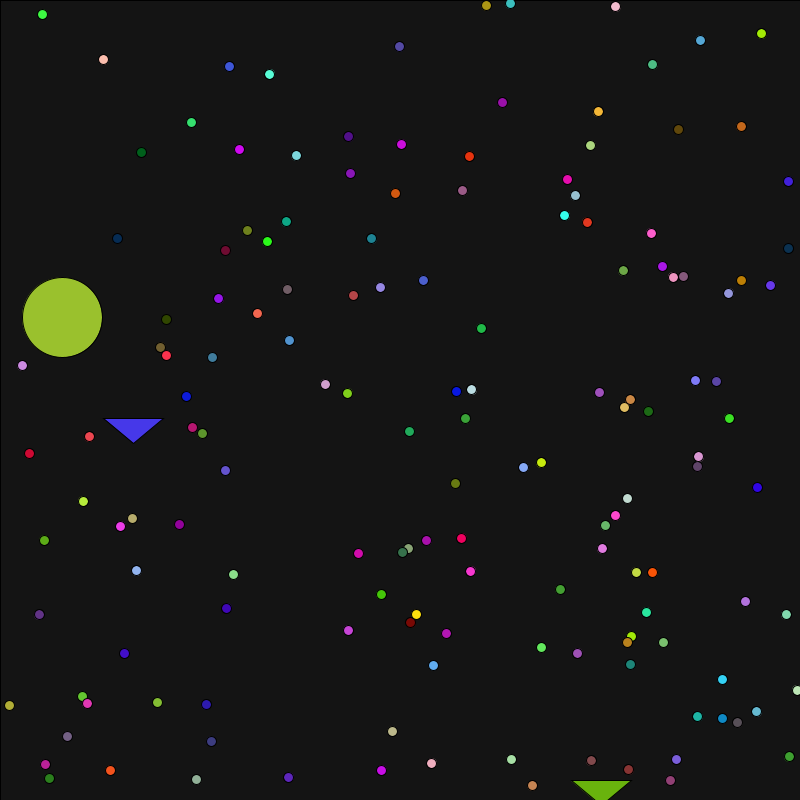
Frame 1 (no input)
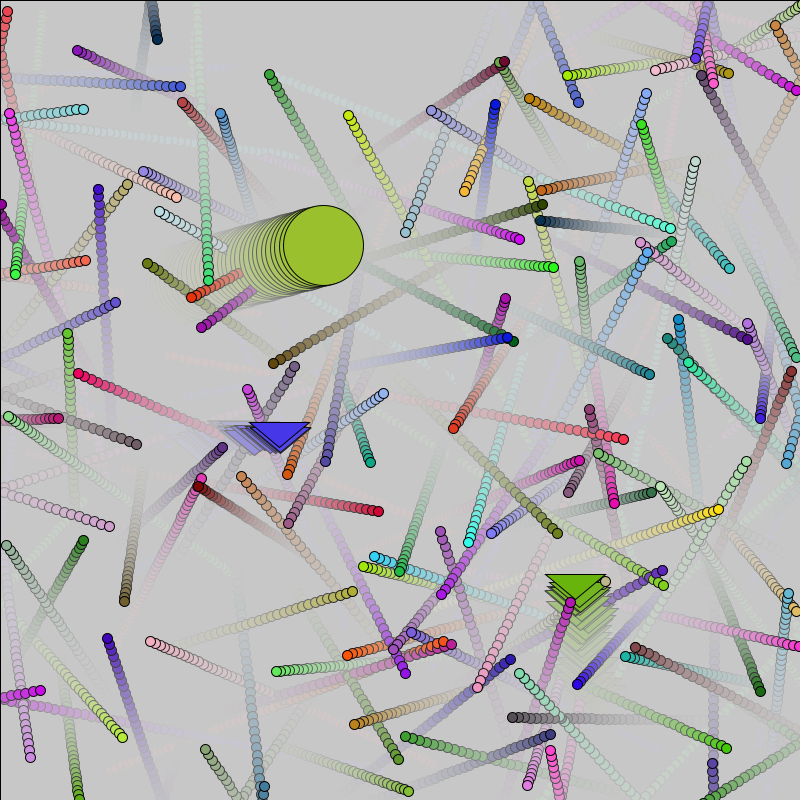
Frame 60 (the mouse pressed at the canvas centre just before this capture)
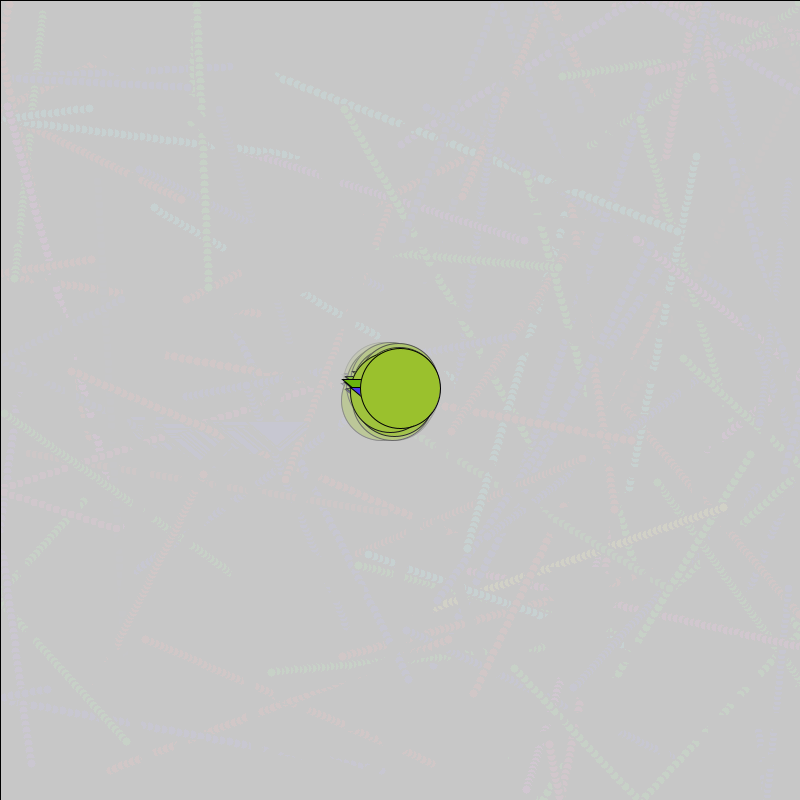
Frame 120 (the mouse held since frame 60 and released just before this capture)

The Processing sketch that drew these frames (run headless with seeded random() and noise(); from frame 60 on, the mouse is pressed at the canvas centre):

// Processing sketch: Space
// ── Space.pde
//Declare your variables here
// so try declaring one Particle first, then instantiate it in setup, and use move and show in draw()
Normal[] normal = new Normal[150];
Oddball[] oddball = new Oddball[2];
Jumbo[] jumbo = new Jumbo[1];
void setup() {
	//your code here
  size(800, 800);
  background(0);
  for (int i = 0; i < normal.length; i++){
    normal[i] = new Normal((double)(Math.random() * 800), (double)(Math.random() * 800), (double)(Math.random() * 360), (double)((Math.random() - 2) * 4), (int)(Math.random() * 255), (int)(Math.random() * 255), (int)(Math.random() * 255));
  }
  for (int i = 0; i < oddball.length; i++){
    oddball[i] = new Oddball((double)(Math.random() * 800), (double)(Math.random() * 800), (double)(Math.random() * 360), (double)((Math.random() - 2) * 4), (int)(Math.random() * 255), (int)(Math.random() * 255), (int)(Math.random() * 255));
  }
  for (int i = 0; i < jumbo.length; i++){
    jumbo[i] = new Jumbo((double)(Math.random() * 800), (double)(Math.random() * 800), (double)(Math.random() * 360), (double)((Math.random() - 2) * 4), (int)(Math.random() * 255), (int)(Math.random() * 255), (int)(Math.random() * 255));
  }
} //end of setup
 

void draw() {
	//your code here
  fill(200, 25);
    rect(0, 0, width, height);
  for(int i = 0; i < normal.length; i++){
    normal[i].show();
  }
  for(int i = 0; i < normal.length; i++){
    normal[i].move();
  }
  for(int i = 0; i < oddball.length; i++){
    oddball[i].show();
  }
  for(int i = 0; i < oddball.length; i++){
    oddball[i].move();
  }
  for(int i = 0; i < jumbo.length; i++){
    jumbo[i].show();
    jumbo[i].move();
  }

} //end of draw

// ── Jumbo.pde
public class Jumbo extends Normal{
  public Jumbo(double x_pos, double y_pos, double Angle, double Speed, int c1, int c2, int c3){
    super(x_pos, y_pos, Angle, Speed, c1, c2, c3);
  }
  
  void show(){
    pushMatrix();
    translate((float)x_pos, (float)y_pos);
    fill(clr1, clr2, clr3);
    ellipse(0, 0, 80, -80);
    popMatrix();
  }
}

// ── Normal.pde
class Normal {
  double x_pos;
  double y_pos;
  double Angle;
  double Speed;
  int clr1;
  int clr2;
  int clr3;
  int xDirection = 1;
  int yDirection = 1;
  
  public Normal(double x_pos, double y_pos, double Angle, double Speed, int c1, int c2, int c3){
    this.x_pos = x_pos;
    this.y_pos = y_pos;
    this.Angle = Angle;
    this.Speed = Speed;
    clr1 = c1;
    clr2 = c2;
    clr3 = c3;
  }
  
  void move(){
    if(x_pos >= 800 || x_pos <= 0){
      xDirection = xDirection * -1;
    }
    if(y_pos >= 800 || y_pos <= 0){
      yDirection = yDirection * -1;
    }
    if(!mousePressed){
       x_pos = x_pos + ((Math.cos(Angle) * Speed) * xDirection);
       y_pos = y_pos + ((Math.sin(Angle) * Speed) * yDirection);
    }else if(mousePressed){
      x_pos = mouseX - (int)((Math.random()) * 20);
      y_pos = mouseY - (int)((Math.random()) * 20);
    }
  } 
  void show(){
    pushMatrix();
    translate((float)x_pos, (float)y_pos);
    fill(clr1, clr2, clr3);
    ellipse(0, 0, 10, -10);
    popMatrix();
  }  
}

// ── Oddball.pde
public class Oddball extends Normal{  
  public Oddball(double x_pos, double y_pos, double Angle, double Speed, int c1, int c2, int c3){
    super(x_pos, y_pos, Angle, Speed, c1, c2, c3);
  }
  
  void move(){
    if(x_pos >= 800 || x_pos <= 0){
      xDirection = xDirection * -1;
    }
    if(y_pos >= 800 || y_pos <= 0){
      yDirection = yDirection * -1;
    }
    
    if(!mousePressed){
       x_pos = x_pos + ((Math.cos(Angle) * (Speed / 2)) * xDirection) + (((Math.random() * 10) - 5));
       y_pos = y_pos + ((Math.sin(Angle) * (Speed / 2)) * yDirection) + (((Math.random() * 10) - 5));
    }else if(mousePressed){
      x_pos = mouseX - (int)(((Math.random()) * 20) + 10);
      y_pos = mouseY - (int)(((Math.random()) * 20) + 10);
    }
  }
  
  void show(){
    pushMatrix();
    translate((float)x_pos, (float)y_pos);
    fill(clr1, clr2, clr3);
    triangle(-30.0, 0, 30.0, 0, 0, 25);
    popMatrix();
  }
}
